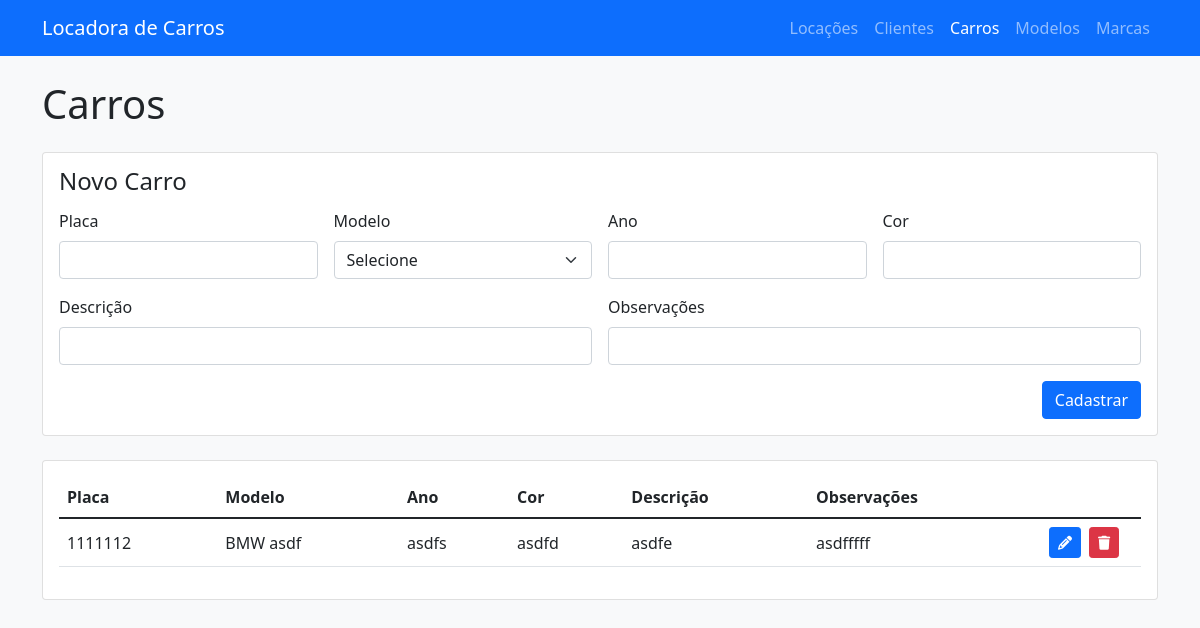
The app's page /carros/, older data.
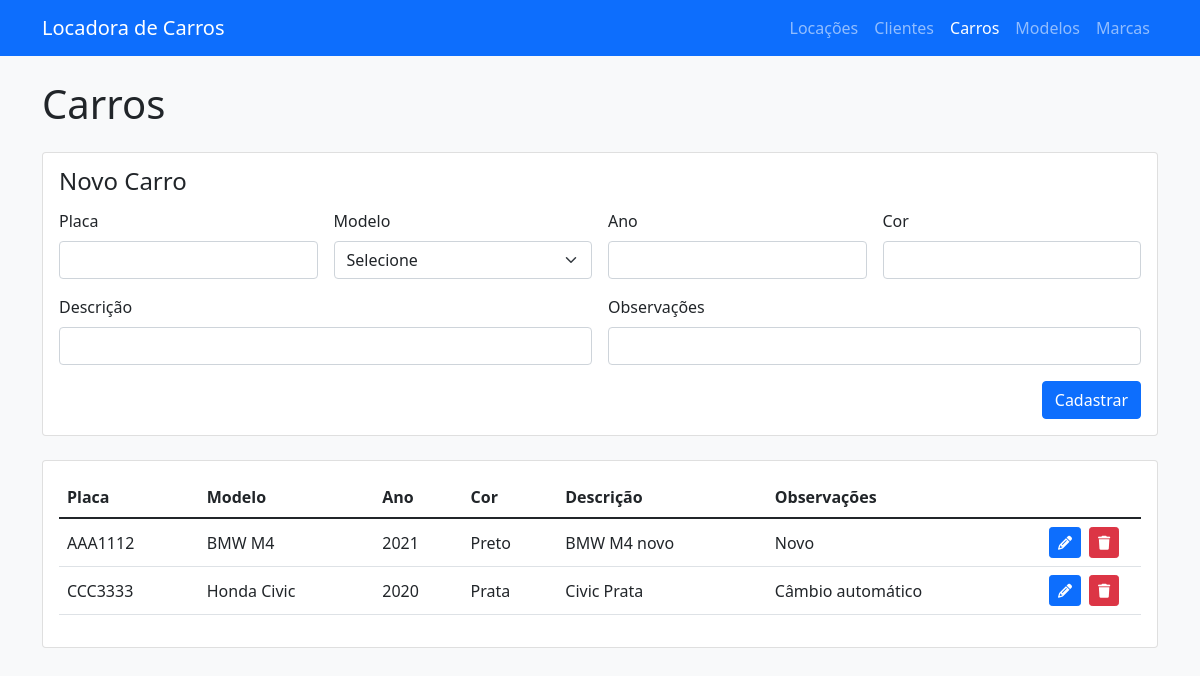
The same page, newer data.
### Apps/Carros/models.py (models this page shows, shortened)
class Carro(models.Model):
    placa = models.CharField(max_length=7)
    modelo = models.ForeignKey(modelo_models.Modelo, on_delete=models.CASCADE)
    ano = models.CharField(max_length=20)
    cor = models.CharField(max_length=20)
    descricao = models.CharField(max_length=200)
    observacoes = models.CharField(max_length=200)

### Apps/Modelos/models.py (models this page shows)
class Modelo(models.Model):
    nome = models.CharField(max_length=50)
    marca = models.ForeignKey(marca_models.Marca, on_delete=models.CASCADE)
    descricao = models.CharField(max_length=200)
    def __str__(self):
        texto = '{0} {1}'
        return texto.format(self.marca.nome, self.nome)

### Apps/Marcas/models.py (models this page shows, shortened)
class Marca(models.Model):
    nome = models.CharField(max_length=50)
    descricao = models.CharField(max_length=200)

### Apps/Carros/views.py (the view)
# urls.py: path('', views.listarCarros, name='carros'),
def listarCarros(request):
    listaDeCarros = Carro.objects.all()
    listaDeModelos = modelo_models.Modelo.objects.all()
    return render(request, 'carros/index.html', {'carros': listaDeCarros, 'modelos': listaDeModelos})

### templates/carros/index.html (shortened to what the changed rows need)
{% extends '../base.html' %}
{% block content %}
    <h1>Carros</h1>
    <div class="card my-4">
        <div class="card-body">
            <h2 class="d-flex justify-content-between mb-3 fs-4 lh-1">
                {% if carro %}
                    <span>Editar Carro</span> <a href="/carros" class="fs-6 text-danger text-decoration-none">Cancelar</a>
                {% else %}
                    Novo Carro
                {% endif %}
            </h2>
        </div>
    </div>
    <div class="card">
        <div class="card-body">
            <table class="table table-hover">
                <thead>
                    <tr>
                        <th scope="col">Placa</th>
                        <th scope="col">Modelo</th>
                        <th scope="col">Ano</th>
                        <th scope="col">Cor</th>
                        <th scope="col">Descrição</th>
                        <th scope="col">Observações</th>
                        <th scope="col"></th>
                    </tr>
                </thead>
                <tbody>
                    {% for carro in carros %}
                    <tr valign="middle">
                        <td>{{ carro.placa }}</td>
                        <td>{{ carro.modelo }}</td>
                        <td>{{ carro.ano }}</td>
                        <td>{{ carro.cor }}</td>
                        <td>{{ carro.descricao }}</td>
                        <td>{{ carro.observacoes }}</td>
                        <td width="100px">
                            <div class="d-flex gap-2">
                                <a href="/carros/{{ carro.id }}" class="btn btn-sm btn-primary" title="Editar">
                                    <i class="fas fa-pencil-alt"></i>
                                </a>
                                <button data-bs-toggle="modal" data-bs-target="#aviso-deletar" data-href="/carros/deletar/{{ carro.id }}"
                                    class="btn btn-sm btn-danger" title="Remover">
                                    <i class="fas fa-trash"></i>
                                </button>
                            </div>
                        </td>
                    </tr>
                    {% endfor %}
                </tbody>
            </table>
        </div>
    </div>
{% endblock %}

Row changes from the older to the newer data that the page shows:
changed Carro: placa "1111112" → "AAA1112"; modelo "BMW asdf" → "BMW M4"; ano "asdfs" → "2021"; cor "asdfd" → "Preto"; descricao "asdfe" → "BMW M4 novo"; observacoes "asdfffff" → "Novo"
added Carro: placa "CCC3333", modelo "Honda Civic", ano "2020", cor "Prata", descricao "Civic Prata", observacoes "Câmbio automático"
